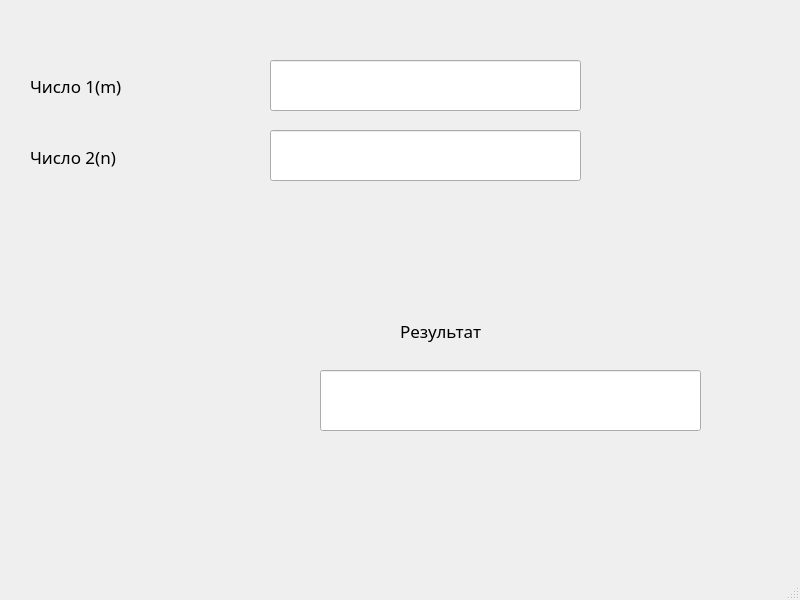
<?xml version="1.0" encoding="UTF-8"?>
<ui version="4.0">
 <class>MainWindow</class>
 <widget class="QMainWindow" name="MainWindow">
  <property name="geometry">
   <rect>
    <x>0</x>
    <y>0</y>
    <width>800</width>
    <height>600</height>
   </rect>
  </property>
  <property name="font">
   <font>
    <family>Titillium Web</family>
    <pointsize>13</pointsize>
   </font>
  </property>
  <property name="windowTitle">
   <string>MainWindow</string>
  </property>
  <widget class="QWidget" name="centralwidget">
   <widget class="QLabel" name="label">
    <property name="geometry">
     <rect>
      <x>30</x>
      <y>60</y>
      <width>221</width>
      <height>51</height>
     </rect>
    </property>
    <property name="text">
     <string>Число 1(m)</string>
    </property>
   </widget>
   <widget class="QLabel" name="label_2">
    <property name="geometry">
     <rect>
      <x>30</x>
      <y>136</y>
      <width>211</width>
      <height>41</height>
     </rect>
    </property>
    <property name="text">
     <string>Число 2(n)</string>
    </property>
   </widget>
   <widget class="QLineEdit" name="Number_1_line">
    <property name="geometry">
     <rect>
      <x>270</x>
      <y>60</y>
      <width>311</width>
      <height>51</height>
     </rect>
    </property>
   </widget>
   <widget class="QLineEdit" name="Number_2_line">
    <property name="geometry">
     <rect>
      <x>270</x>
      <y>130</y>
      <width>311</width>
      <height>51</height>
     </rect>
    </property>
   </widget>
   <widget class="QLineEdit" name="Result_line">
    <property name="geometry">
     <rect>
      <x>320</x>
      <y>370</y>
      <width>381</width>
      <height>61</height>
     </rect>
    </property>
    <property name="readOnly">
     <bool>true</bool>
    </property>
   </widget>
   <widget class="QLabel" name="label_3">
    <property name="geometry">
     <rect>
      <x>400</x>
      <y>310</y>
      <width>201</width>
      <height>41</height>
     </rect>
    </property>
    <property name="text">
     <string>Результат</string>
    </property>
   </widget>
  </widget>
  <widget class="QMenuBar" name="menubar">
   <property name="geometry">
    <rect>
     <x>0</x>
     <y>0</y>
     <width>800</width>
     <height>47</height>
    </rect>
   </property>
  </widget>
  <widget class="QStatusBar" name="statusbar"/>
 </widget>
 <resources/>
 <connections/>
</ui>
